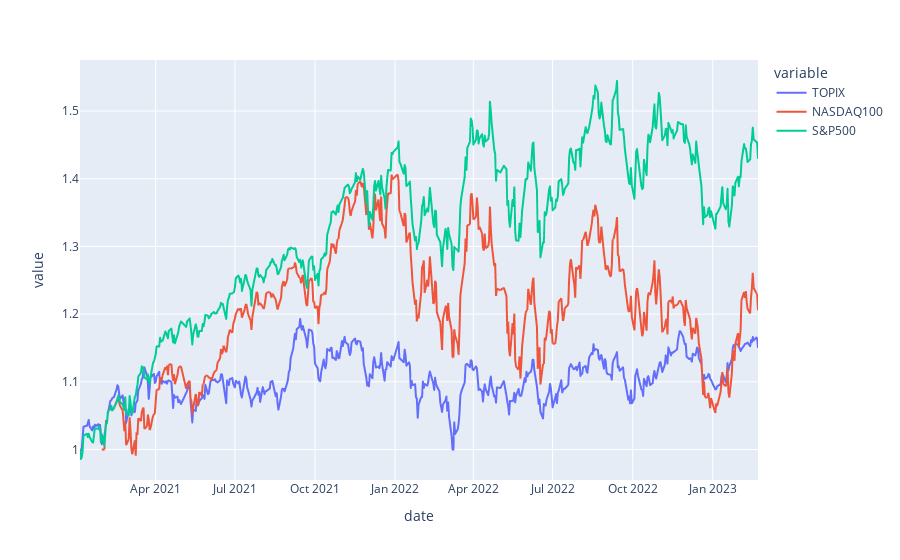

Write notebook code for a chart like this one.
### Code cell
pd.options.plotting.backend = "plotly"

# trim the data from a start date
df_all = df_all['2021-1-1':]

df_norm = df_all.copy()

# plot relative price increase from a start date (normalization)
for col in df_all.columns:
    first_val = df_all.loc[df_all[col].first_valid_index(), col] 
    df_norm[col] = df_norm[col] / first_val

df_norm.plot()

### Figure 1 — Plotly figure (JSON) as saved in the notebook; plotly's stock layout.template omitted (floating-point values rounded to 4 significant figures; data arrays with more than 128 entries replaced by an {"elided": "..."} marker saying what was removed)
{"data": [{"hovertemplate": "variable=TOPIX<br>date=%{x}<br>value=%{y}<extra></extra>", "legendgroup": "TOPIX", "line": {"color": "#636efa", "dash": "solid"}, "marker": {"symbol": "circle"}, "mode": "lines", "name": "TOPIX", "showlegend": true, "type": "scattergl", "x": {"elided": "524 str values"}, "xaxis": "x", "y": {"elided": "524 float values"}, "yaxis": "y"}, {"hovertemplate": "variable=NASDAQ100<br>date=%{x}<br>value=%{y}<extra></extra>", "legendgroup": "NASDAQ100", "line": {"color": "#EF553B", "dash": "solid"}, "marker": {"symbol": "circle"}, "mode": "lines", "name": "NASDAQ100", "showlegend": true, "type": "scattergl", "x": {"elided": "524 str values"}, "xaxis": "x", "y": {"elided": "524 float values"}, "yaxis": "y"}, {"hovertemplate": "variable=S&P500<br>date=%{x}<br>value=%{y}<extra></extra>", "legendgroup": "S&P500", "line": {"color": "#00cc96", "dash": "solid"}, "marker": {"symbol": "circle"}, "mode": "lines", "name": "S&P500", "showlegend": true, "type": "scattergl", "x": {"elided": "524 str values"}, "xaxis": "x", "y": {"elided": "524 float values"}, "yaxis": "y"}], "layout": {"legend": {"title": {"text": "variable"}, "tracegroupgap": 0}, "margin": {"t": 60}, "xaxis": {"anchor": "y", "domain": [0, 1], "title": {"text": "date"}}, "yaxis": {"anchor": "x", "domain": [0, 1], "title": {"text": "value"}}}}
